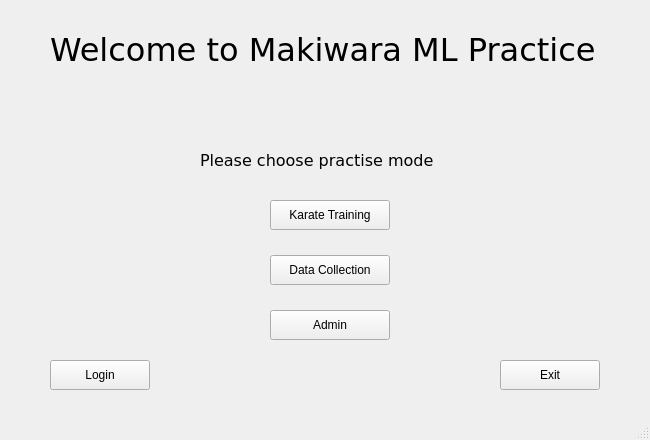
<?xml version="1.0" encoding="UTF-8"?>
<ui version="4.0">
 <class>MainWindow</class>
 <widget class="QMainWindow" name="MainWindow">
  <property name="geometry">
   <rect>
    <x>0</x>
    <y>0</y>
    <width>650</width>
    <height>440</height>
   </rect>
  </property>
  <property name="windowTitle">
   <string>Makiwara Karate Training</string>
  </property>
  <widget class="QWidget" name="centralwidget">
   <widget class="QLabel" name="title">
    <property name="geometry">
     <rect>
      <x>50</x>
      <y>10</y>
      <width>550</width>
      <height>80</height>
     </rect>
    </property>
    <property name="font">
     <font>
      <family>Verdana</family>
      <pointsize>24</pointsize>
     </font>
    </property>
    <property name="text">
     <string>Welcome to Makiwara ML Practice</string>
    </property>
   </widget>
   <widget class="QPushButton" name="karate_training">
    <property name="geometry">
     <rect>
      <x>270</x>
      <y>200</y>
      <width>120</width>
      <height>30</height>
     </rect>
    </property>
    <property name="text">
     <string>Karate Training</string>
    </property>
   </widget>
   <widget class="QPushButton" name="data_collection">
    <property name="geometry">
     <rect>
      <x>270</x>
      <y>255</y>
      <width>120</width>
      <height>30</height>
     </rect>
    </property>
    <property name="text">
     <string>Data Collection</string>
    </property>
   </widget>
   <widget class="QPushButton" name="admin">
    <property name="geometry">
     <rect>
      <x>270</x>
      <y>310</y>
      <width>120</width>
      <height>30</height>
     </rect>
    </property>
    <property name="text">
     <string>Admin</string>
    </property>
   </widget>
   <widget class="QPushButton" name="leave">
    <property name="geometry">
     <rect>
      <x>500</x>
      <y>360</y>
      <width>100</width>
      <height>30</height>
     </rect>
    </property>
    <property name="text">
     <string>Exit</string>
    </property>
   </widget>
   <widget class="QLabel" name="menu">
    <property name="geometry">
     <rect>
      <x>290</x>
      <y>90</y>
      <width>50</width>
      <height>50</height>
     </rect>
    </property>
    <property name="text">
     <string/>
    </property>
    <property name="pixmap">
     <pixmap>../assets/menu_book.png</pixmap>
    </property>
    <property name="scaledContents">
     <bool>true</bool>
    </property>
   </widget>
   <widget class="QLabel" name="instruction">
    <property name="geometry">
     <rect>
      <x>200</x>
      <y>150</y>
      <width>250</width>
      <height>20</height>
     </rect>
    </property>
    <property name="font">
     <font>
      <family>Verdana</family>
      <pointsize>12</pointsize>
     </font>
    </property>
    <property name="text">
     <string>Please choose practise mode</string>
    </property>
   </widget>
   <widget class="QPushButton" name="login">
    <property name="geometry">
     <rect>
      <x>50</x>
      <y>360</y>
      <width>100</width>
      <height>30</height>
     </rect>
    </property>
    <property name="text">
     <string>Login</string>
    </property>
   </widget>
  </widget>
  <widget class="QStatusBar" name="statusbar"/>
 </widget>
 <resources/>
 <connections/>
</ui>
